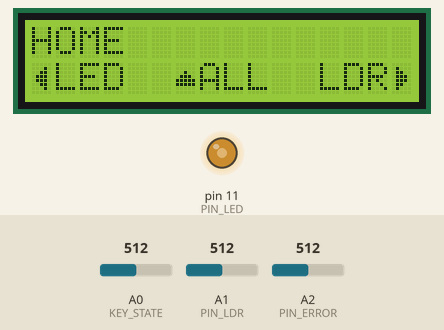
This program was run on a simulated Arduino Uno, built with avr-gcc and run on an emulated ATmega328P. On the bench: 16×2 character LCD, output pins drawn as LEDs (lit = HIGH). Inputs (shaded band) come from the test bench; at power-on: A0 (KEY_STATE) = 512, A1 (PIN_LDR) = 512, A2 (PIN_ERROR) = 512. What the program prints to the serial monitor is not drawn.

Above: at 1.2 s.
1.3 s: A0 (KEY_STATE) set to 716
At 1.7 s:
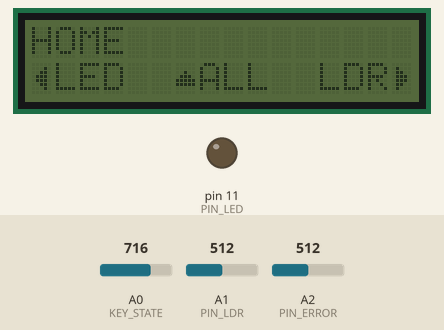
2.8 s: A0 (KEY_STATE) set to 511
At 3.3 s:
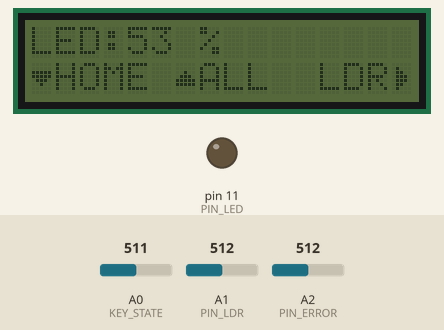
4.3 s: A0 (KEY_STATE) set to 215
At 5.1 s:
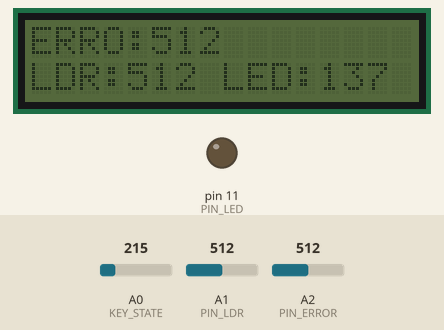
5.8 s: A0 (KEY_STATE) set to 40
At 6.4 s:
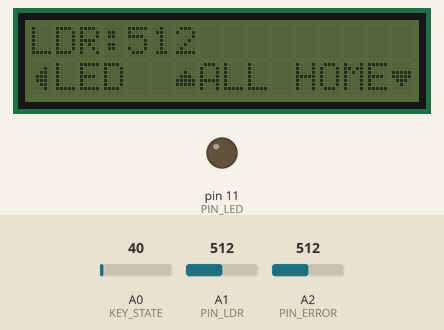
7.3 s: A0 (KEY_STATE) set to 900
At 8.5 s:
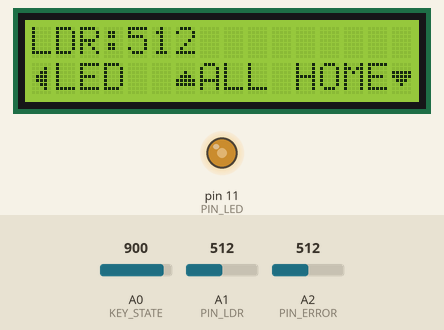
8.8 s: A1 (PIN_LDR) set to 306
At 9.8 s:
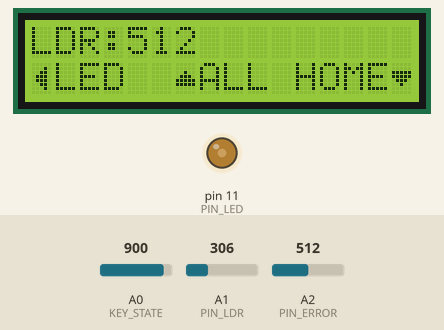
Timing chart, 0 to 11.8 s (numbered marks = the images above; inputs shaded):
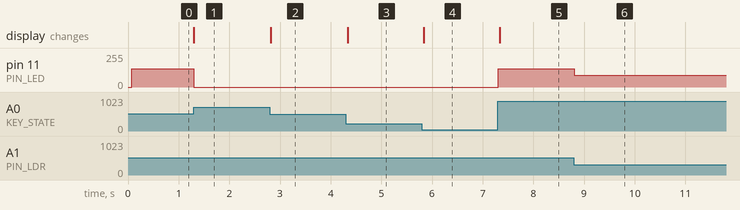

The program:

main.cpp
```cpp
// Nome: Allan Duarte Ehlert
// Turma: TAI3M
// Controle de LED via LDR

#include <Arduino.h>
#include <LiquidCrystal.h>
LiquidCrystal lcd(8, 9, 4, 5, 6, 7);
#include "UI.h"

// Activate debug mode by defining DEBUG_MODE
// #define DEBUG_MODE

#define PIN_LDR A1
#define PIN_ERROR A2
#define PIN_LED 11
#define KEY_STATE A0

#define READ_TIME 10
#define DELAY 100
#define HIGH_LUM 1000
#define LOW_LUM 150
#define TIMEOUT_TIME 10000

// ╔═════════════════════════════════════════╗
// ║               INFO TABLE                ║
// ╠═════════════════════════════════════════╣
// ║ Key press menu interactions             ║
// ║ Right key press: LDR screen             ║
// ║ Left key press: LED screen              ║
// ║ Down key press: HOME screen             ║
// ║ Up key press: ALL screen                ║
// ╠═════════════════════════════════════════╣
// ║ ADC values on each button press         ║
// ║ NONE = 1023                             ║
// ║ SELECT = 639                            ║
// ║ LEFT = 410                              ║
// ║ UP = 100                                ║
// ║ DOWN = 256                              ║
// ║ RIGHT = 0                               ║
// ╚═════════════════════════════════════════╝

// Identifies what keys are being pressed
uint8_t getKey(uint16_t btnRead) {
  if (btnRead >= 0 && btnRead < 80) {
    return btnRight;
  }
  if (btnRead > 80 && btnRead < 225) {
    return btnUp;
  }
  if (btnRead > 225 && btnRead < 395) {
    return btnDown;
  }
  if (btnRead > 395 && btnRead < 625) {
    return btnLeft;
  }
  if (btnRead > 625 && btnRead < 1000) {
    return btnSelect;
  }
  return btnNone;
}

// Converts LDR signal to LED brightness value
uint8_t ldr_to_led(uint16_t value, uint16_t lowlum, uint16_t highlum) {
  if (value <= lowlum || value >= highlum)
    return 0;
  else {
    return map(value, lowlum, highlum, 50, 255);
  }
}

void setup() {
  // Pin settings
  pinMode(PIN_LDR, INPUT);
  pinMode(PIN_ERROR, INPUT);
  pinMode(PIN_LED, OUTPUT);

  // Serial and LCD begin
  Serial.begin(9600);
  lcd.begin(16, 2);

  // Custom char initialization
  lcd.createChar(0, Character::leftArrow);
  lcd.createChar(1, Character::rightArrow);
  lcd.createChar(2, Character::upArrow);
  lcd.createChar(3, Character::downArrow);

  // Clears the LCD display
  lcd.clear();
  lcd.home();

  // Sets the backlight pin and turns it on
  lcd.setBacklightPin(10, POSITIVE);
  lcd.backlight();

  // Initializes the HUD by drawing the home page
  UI::HUD::draw(lcd, btnDown, 0, 0);
}

void loop() {
  // Was going to draw the hud every frame, but figured i'd draw it on a 100 ms for no blinking effect
  // refresh rate UI::HUD::draw(lcd, keyPressed, led_value, adr_ldr);

  // Bool statements
  static bool isTimeout = false;
  static bool ledOn = true;

  // millis(); implementation
  uint32_t actual_time = millis();
  static uint32_t last_time = 0;
  static uint32_t last_read = 0;

  // LDR, Button and LED reads
  static uint16_t adr_ldr, btnRead = 0;
  static uint8_t led_value = 0;
  if(actual_time - last_read >= READ_TIME){
    adr_ldr = analogRead(PIN_LDR);
    btnRead = analogRead(KEY_STATE);
    led_value = ldr_to_led(adr_ldr, LOW_LUM, HIGH_LUM);
    last_read = actual_time;
  }

  // Timeout-LED-Display relation
  // If statement ledOn is true, keep writing the normal led values
  // If statement ledOn is false, set led value to 0 and set statement isTimeout to true
  if (ledOn)
    analogWrite(PIN_LED, led_value);
  else {
    analogWrite(PIN_LED, 0);
    isTimeout = true;
  }

  // Sets initial key press to DOWN (HOME page)
  static uint8_t keyPressed = btnDown;

  // Refreshes the display after 100ms
  if (actual_time - last_time >= DELAY) {
    UI::HUD::draw(lcd, keyPressed, led_value, adr_ldr);
#ifdef DEBUG_MODE
    Serial.println("HUD refreshed.");
#endif
    last_time = actual_time;
  }

  // Timeout millis();
  static uint32_t lastTimeout = 0;
  uint32_t timeTimeout = millis();

  // Timeout logic
  // If timeout_time is on, sets the statement isTimeout to true
  if (timeTimeout - lastTimeout >= TIMEOUT_TIME) {
    isTimeout = true;
    lastTimeout = timeTimeout;
  }

  // If isTimeout statement is true, then turns off the backlight
  // If isTimeout statement is false, then turns on the backlight
  if (isTimeout) {
    lcd.noBacklight();
  }
  if (!isTimeout) {
    lcd.backlight();
  }

  // Reads if the key is pressed
  static uint16_t lastbtnRead = 1;
  static uint32_t last_time_btn = millis();
  uint32_t time_btn = millis();

  // If key is pressed, gets what key is pressed
  // btnRead is read by analogRead (0-1023)
  // If difference between the actual read and the last read is greater than 50, then it reads the key again
  // Some sort of rough debouncing for the SELECT key function
  if (abs(btnRead - lastbtnRead) > 50 && (time_btn - last_time_btn) >= 100) {
    // If some key is pressed, reads the button
    if (btnRead < 1000) {
      keyPressed = getKey(btnRead);
      Serial.print("Button pressed: ");
      Serial.println(keyPressed);
      Serial.print("ADC: ");
      Serial.println(btnRead);
      if (keyPressed == btnSelect)
        ledOn = !ledOn;
      UI::HUD::draw(lcd, keyPressed, led_value, adr_ldr);
      lastTimeout = millis();
      isTimeout = false;
    }
    last_time_btn = time_btn;
  }
  lastbtnRead = btnRead;
}
```

UI.h
```cpp
// Include guard, #pragma once doesn't seem to be used in Arduino code because
// apparently the Arduino IDE copies some files around the place when building.
#ifndef UI_H
#define UI_H

#define PIN_ERROR A2

#include <Arduino.h>
#include <LiquidCrystal.h>

enum Keys { btnRight = 0, btnUp, btnDown, btnLeft, btnSelect, btnNone };

// Creating custom characters for the UI
namespace Character {
byte leftArrow[8] = {B00000, B00010, B00110, B01110,
                     B01110, B00110, B00010, B00000};
byte rightArrow[8] = {B00000, B01000, B01100, B01110,
                      B01110, B01100, B01000, B00000};
byte upArrow[8] = {B00000, B00000, B00100, B01110,
                   B11111, B11111, B00000, B00000};
byte downArrow[8] = {B00000, B00000, B11111, B11111,
                     B01110, B00100, B00000, B00000};
} // namespace Character

namespace UI {
class HUD {
public:
  // Drawing homepage
  // BYTE0 Left key press: LED screen
  // BYTE1 Right key press: LDR screen
  // BYTE2 Up key press: ALL screen
  // BYTE3 Down key press: HOME screen
  static void draw(LiquidCrystal &lcd, uint8_t keyNum, uint8_t led_value,
                   uint16_t adr_ldr) {
    static bool refresh = false;
    static uint8_t lastKeyNum = btnDown;

    if (lastKeyNum != keyNum) {
      refresh = false;
      lastKeyNum = keyNum;
    }

    switch (keyNum) {
    case btnRight:
      if (!refresh) {
        lcd.clear();
        lcd.setCursor(0, 0);
        lcd.print("LDR: ");
        lcd.setCursor(4, 0);
        lcd.print(adr_ldr);
        lcd.setCursor(0, 1);
        lcd.write(byte(0));
        lcd.print("LED ");
        lcd.setCursor(6, 1);
        lcd.write(byte(2));
        lcd.print("ALL  ");
        lcd.setCursor(11, 1);
        lcd.print("HOME");
        lcd.write(byte(3));

        refresh = true;
      } else {
        lcd.setCursor(4, 0);
        lcd.print("    ");
        lcd.setCursor(4, 0);
        lcd.print(adr_ldr);
      }
      break;

    case btnUp:
      if (!refresh) {
        lcd.clear();
        lcd.setCursor(0, 0);
        lcd.print("ERRO: ");
        lcd.setCursor(5, 0);
        lcd.print(analogRead(PIN_ERROR));
        lcd.setCursor(0, 1);
        lcd.print("LDR: ");
        lcd.setCursor(4, 1);
        lcd.print(adr_ldr);
        lcd.setCursor(8, 1);
        lcd.print("LED: "); // 3 espaços
        lcd.setCursor(12, 1);
        lcd.print(led_value);

        refresh = true;
      } else {
        lcd.setCursor(12, 1);
        lcd.print("   ");
        lcd.setCursor(12, 1);
        lcd.print(led_value);
        lcd.setCursor(4, 1);
        lcd.print("    ");
        lcd.setCursor(4, 1);
        lcd.print(adr_ldr);
        lcd.setCursor(5, 0);
        lcd.print("    ");
        lcd.setCursor(5, 0);
        lcd.print(analogRead(PIN_ERROR));
      }
      break;

    case btnDown:
      if (!refresh) {

        lcd.clear();
        lcd.setCursor(0, 0);
        lcd.print("HOME");
        lcd.setCursor(0, 1);
        lcd.write(byte(0));
        lcd.print("LED ");
        lcd.setCursor(6, 1);
        lcd.write(byte(2));
        lcd.print("ALL  ");
        lcd.setCursor(12, 1);
        lcd.print("LDR");
        lcd.write(byte(1));

        refresh = true;
      }
      break;

    case btnLeft:
      if (!refresh) {
        lcd.clear();
        lcd.setCursor(0, 0);
        lcd.print("LED: ");
        lcd.setCursor(4, 0);
        lcd.print(map(led_value, 0, 255, 0, 100));
        lcd.setCursor(7, 0);
        lcd.print("%");
        lcd.setCursor(0, 1);
        lcd.write(byte(3));
        lcd.print("HOME ");
        lcd.setCursor(6, 1);
        lcd.write(byte(2));
        lcd.print("ALL  ");
        lcd.setCursor(12, 1);
        lcd.print("LDR");
        lcd.write(byte(1));

        refresh = true;
      } else {
        lcd.setCursor(4, 0);
        lcd.print("   ");
        lcd.setCursor(4, 0);
        lcd.print(map(led_value, 0, 255, 0, 100));
      }
      break;

    case btnSelect:
      break;
    }
  }
};
} // namespace UI

#endif // UI_H
```

Measured:
- after the input at 1.3 s, pin 11 (PIN_LED): 137/255 → 0/255 at once; the display: changes at once (image 1)
- after the input at 2.8 s, the display: changes at once (image 2)
- after the input at 4.3 s, the display: changes at once (image 3)
- after the input at 5.8 s, the display: changes at once (image 4)
- after the input at 7.3 s, pin 11 (PIN_LED): 0/255 → 137/255 at once; the display: changes at once (image 5)
- after the input at 8.8 s, pin 11 (PIN_LED): 137/255 → 87/255 at once
